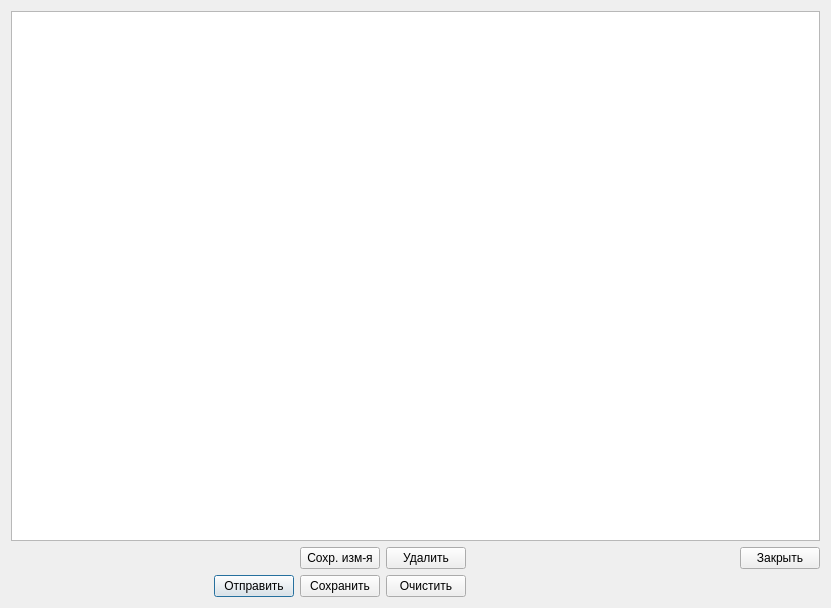
<?xml version="1.0" encoding="UTF-8"?>
<ui version="4.0">
 <class>dlg_order</class>
 <widget class="QDialog" name="dlg_order">
  <property name="geometry">
   <rect>
    <x>0</x>
    <y>0</y>
    <width>831</width>
    <height>608</height>
   </rect>
  </property>
  <property name="windowTitle">
   <string>Заявка</string>
  </property>
  <layout class="QVBoxLayout" name="vLayout_dlgr">
   <item>
    <widget class="QTableView" name="tvw_order">
     <property name="editTriggers">
      <set>QAbstractItemView::CurrentChanged</set>
     </property>
     <property name="sortingEnabled">
      <bool>true</bool>
     </property>
    </widget>
   </item>
   <item>
    <layout class="QGridLayout" name="gLayout_dlgrBtns">
     <item row="1" column="1">
      <widget class="QPushButton" name="btn_email">
       <property name="enabled">
        <bool>true</bool>
       </property>
       <property name="text">
        <string>Отправить</string>
       </property>
      </widget>
     </item>
     <item row="0" column="5">
      <widget class="QPushButton" name="btn_close">
       <property name="text">
        <string>Закрыть</string>
       </property>
      </widget>
     </item>
     <item row="0" column="4">
      <spacer name="hSpacer3">
       <property name="orientation">
        <enum>Qt::Horizontal</enum>
       </property>
       <property name="sizeHint" stdset="0">
        <size>
         <width>178</width>
         <height>20</height>
        </size>
       </property>
      </spacer>
     </item>
     <item row="0" column="0">
      <spacer name="hSpacer1">
       <property name="orientation">
        <enum>Qt::Horizontal</enum>
       </property>
       <property name="sizeHint" stdset="0">
        <size>
         <width>128</width>
         <height>20</height>
        </size>
       </property>
      </spacer>
     </item>
     <item row="1" column="3">
      <widget class="QPushButton" name="btn_clearOrder">
       <property name="text">
        <string>Очистить</string>
       </property>
      </widget>
     </item>
     <item row="1" column="2">
      <widget class="QPushButton" name="btn_save">
       <property name="text">
        <string>Сохранить</string>
       </property>
      </widget>
     </item>
     <item row="0" column="3">
      <widget class="QPushButton" name="btn_delete">
       <property name="text">
        <string>Удалить</string>
       </property>
      </widget>
     </item>
     <item row="1" column="4" colspan="2">
      <spacer name="hSpacer4">
       <property name="orientation">
        <enum>Qt::Horizontal</enum>
       </property>
       <property name="sizeHint" stdset="0">
        <size>
         <width>348</width>
         <height>20</height>
        </size>
       </property>
      </spacer>
     </item>
     <item row="1" column="0">
      <spacer name="hSpacer2">
       <property name="orientation">
        <enum>Qt::Horizontal</enum>
       </property>
       <property name="sizeType">
        <enum>QSizePolicy::Expanding</enum>
       </property>
       <property name="sizeHint" stdset="0">
        <size>
         <width>138</width>
         <height>20</height>
        </size>
       </property>
      </spacer>
     </item>
     <item row="0" column="2">
      <widget class="QPushButton" name="btn_update">
       <property name="text">
        <string>Сохр. изм-я</string>
       </property>
      </widget>
     </item>
    </layout>
   </item>
  </layout>
 </widget>
 <resources/>
 <connections/>
</ui>
